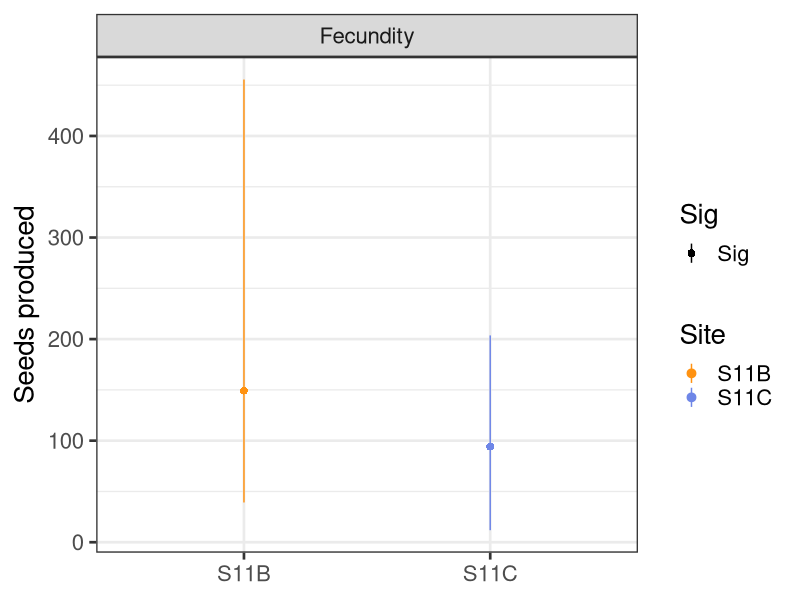
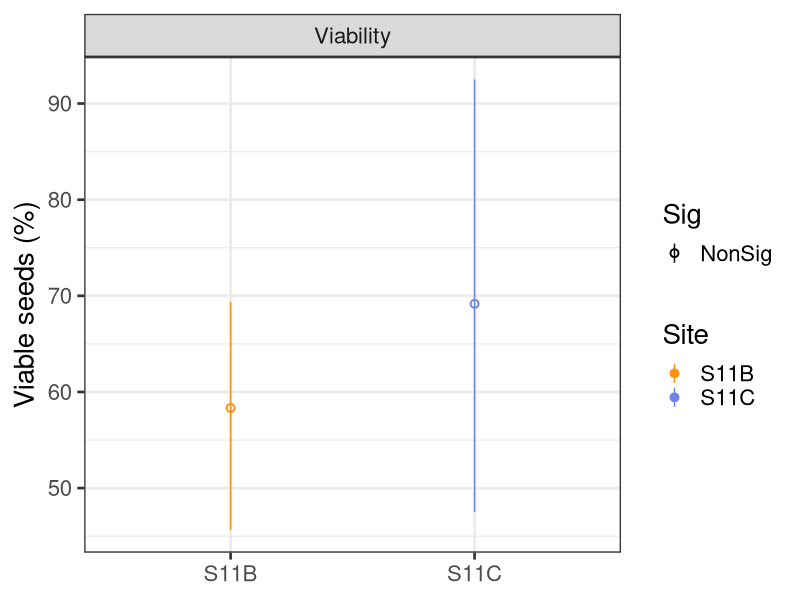
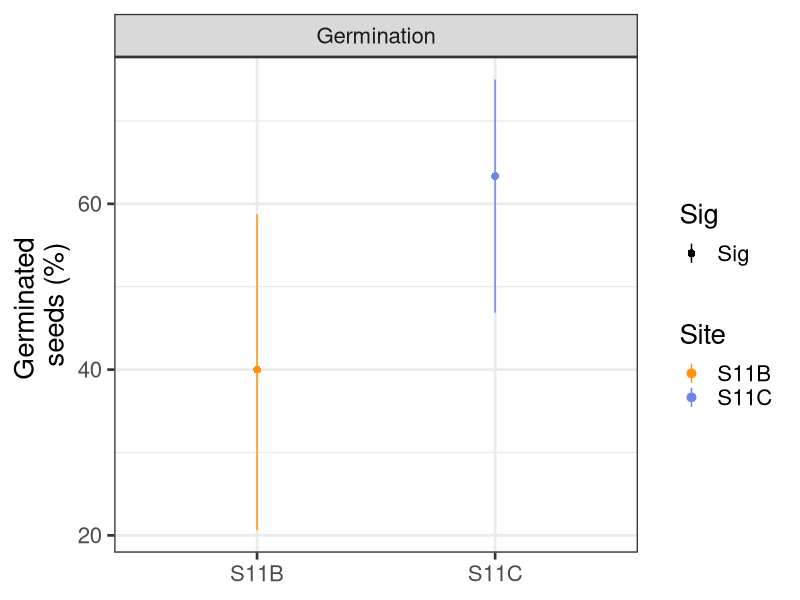
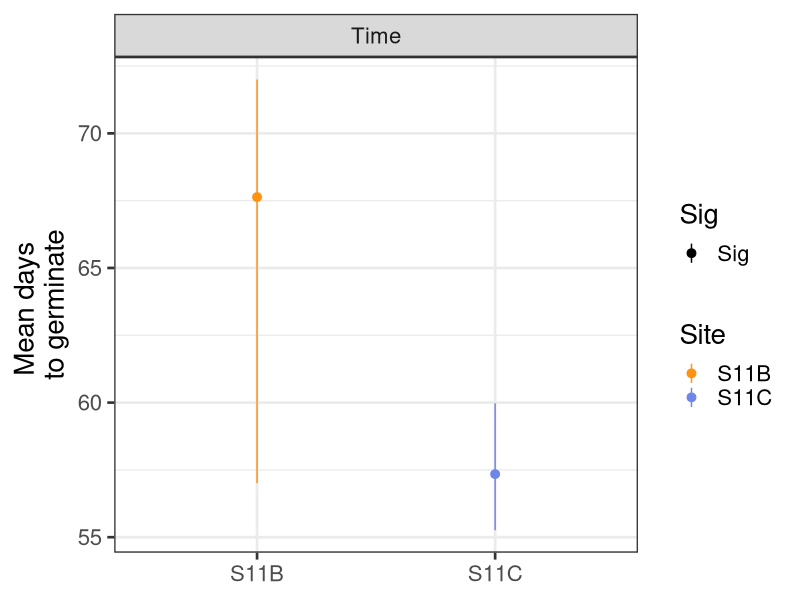
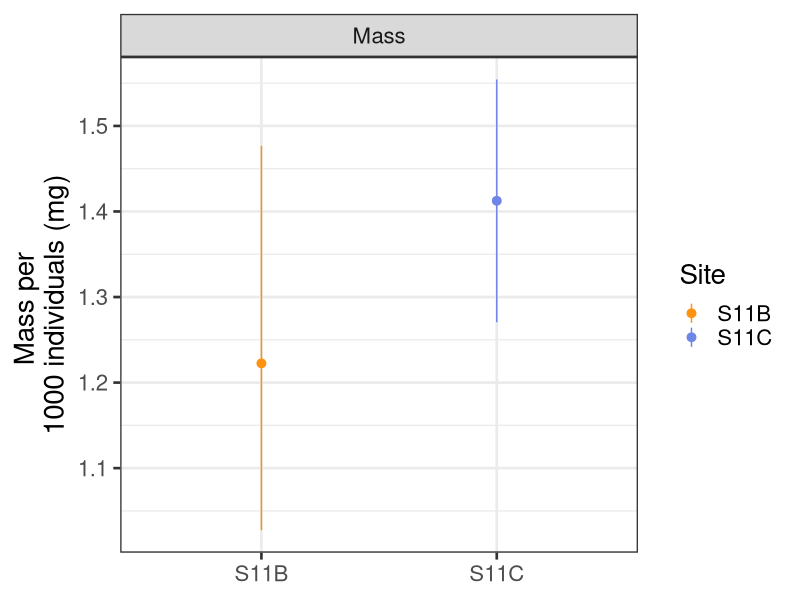
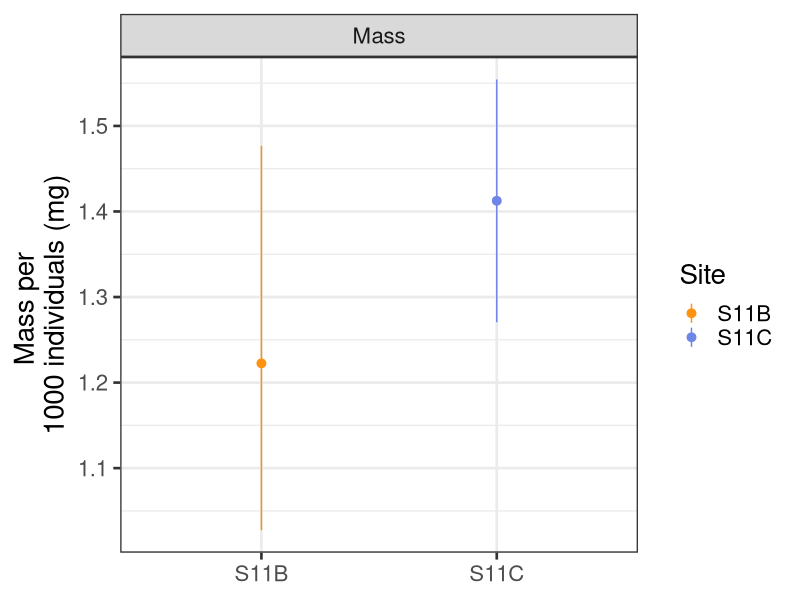
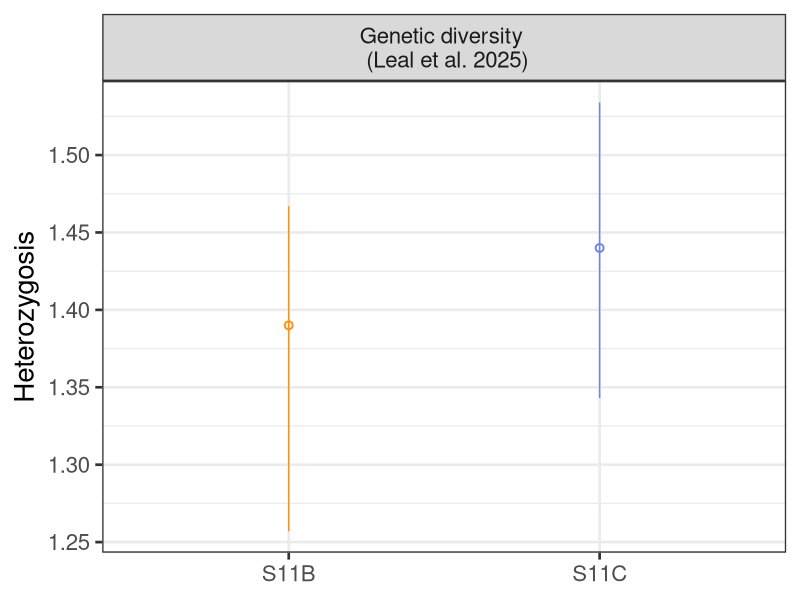

These charts were generated, in order, by the following R code: (Note: this script raises an error after producing the figures.)
#'#####################################################################
# Script for integration of seed experiments and genetic data
# from Parapiqueria cavalcantei
#
# by Gabriel Santos
# 28 July 2025
#'#####################################################################


library(ggplot2)
library(openxlsx)
library(tidyverse)


#'=============================================
#	Genetic diversity
#Baseado no artigo da Barbara Leal et al. 2025
#https://doi.org/10.1093/aob/mcaf030
#AR = Allelic Richness
#HO = Heterozigozidade observada
#HE = Heterozigozidade esperada 
#'=============================================
ARS11C<-1.440; ARS11C.conf=c(1.343,1.534)
ARS11B<-1.390; ARS11B.conf=c(1.257,1.467)



#=============================================
#	Seed experiments
#=============================================
#-----------------------------------------------------------
#	FECUNDIDADE
# Dados disponíveis em: [[Fecundidade_Parapiqueria_2023.xlsx]]
#obsidian://open?vault=Notes&file=9%20-%20ITV%2FArquivos%2FDados%20outros%20projetos%2FFecundidade_Parapiqueria_2023.xlsx
#setwd("C:\\Artigos e resumos publicados submetidos ideias\\Notes\\9 - ITV\\Arquivos\\Dados outros projetos")
#-----------------------------------------------------------
seeds<- read.xlsx("Data/Fecundity.xlsx", sheet="Fecundity")


# "ANOVA" poisson
glm(Seeds~Site, family="poisson",data=seeds)%>%summary()

#-----------------------------------------------------------
#	GERMINATION
#-----------------------------------------------------------
germination_raw <- read.xlsx("Data/Germination.xlsx", startRow = 5,sheet="Germination")

germination<-germination_raw <- read.xlsx("Data/Germination.xlsx", startRow = 5,sheet="Germination")%>% 
filter(!(Treatment %in% c("Mean","SD","Treatment")))%>%
select(Treatment,viable,"%viab","#germ.","%germ",time)%>%
mutate(across(-Treatment, as.numeric))

colnames(germination)<-c("Site","Viables","Viab.rate","Germinated","Germ.rate","Time")

#colnames(dadosclean)<-c("Riacho","Viaveis","Viab.rate","Germinada","Germ.rate","Tempo")

t.test(germination$Germinated~ germination$Site)
t.test(germination$Germ.rate~ germination$Site)
t.test(germination$Time~ germination$Site)  
t.test(germination$Viab.rate~ germination$Site)  


# Check if both streams have six replicates
ndados<-table(germination$Site)
ndados[1] == ndados[2]


#-----------------------------------------------------------
#	SEED MASS
#-----------------------------------------------------------

mass<- read.xlsx("Data/Germination.xlsx", startRow = 8,sheet="Mass")
massclean<-mass%>%filter(!(Group %in% 
	c("Mean","SD","Seeds from stream S11B","Group")))%>%
mutate(Site=c(rep("S11C",8),rep("S11B",8)))

colnames(massclean)<-c("Group","Mass","Site")


t.test(as.numeric(massclean$Mass)~massclean$Site)



#===========================================================
#	PLOTS ------
#===========================================================

# Seeds produced

seedsplot<-seeds%>%
 group_by(Site)%>%
 summarise(Mean=mean(Seeds),
	SD=sd(Seeds),
	lower95=quantile(Seeds,.025),          # Mais efetivo para caracterizar a distribuição                                                   empiríca não normal de uma amostra.
	higher95=quantile(Seeds,.975))%>%
mutate(Sig="Sig")%>%
mutate(Facet_name="Fecundity")%>%
ggplot(.,aes(x=Site,y=Mean))+
geom_pointrange(aes(ymin=lower95,ymax=higher95,linetype=Sig,color=Site,shape=Sig))+
scale_color_manual(values=c("#ff9211","#6e86e7"))+
scale_linetype_manual(values=c(1))+
facet_grid(.~Facet_name)+
labs(y="Seeds produced",
	x=NULL)+
theme_bw(base_size=20)

seedsplot


# Viable seeds
viabplot<-germination%>%
pivot_longer(!Site,names_to="VAR",values_to="Values")%>%
filter(VAR =="Viab.rate")%>%
group_by(Site,VAR)%>%
summarise(Mean=mean(Values),
		SD=sd(Values),
		lower95=quantile(Values,.025),          # Mais efetivo para caracterizar a distribuição                                                   empiríca não normal de uma amostra.
		higher95=quantile(Values,.975))%>%
mutate(Sig=case_when(VAR == "Viab.rate" ~"NonSig"))%>%
mutate(Site=ifelse(Site=="Riacho 1","S11C","S11B"))%>%
mutate(VAR=factor(VAR, levels = c("Germ.rate","Time","Viab.rate")))%>%
mutate(Facet_name="Viability")%>%
ggplot(.,aes(x=Site,y=Mean))+
geom_pointrange(aes(ymin=lower95,ymax=higher95,linetype=Sig,color=Site,shape=Sig))+
scale_color_manual(values=c("#ff9211","#6e86e7"))+
scale_shape_manual(values=c(21,19))+
scale_linetype_manual(values=c(1))+
facet_grid(.~Facet_name)+
labs(y="Viable seeds (%)",
	x=NULL)+
theme_bw(base_size=20)

viabplot


# Germinated seeds
germplot<-germination%>%
pivot_longer(!Site,names_to="VAR",values_to="Values")%>%
filter(VAR =="Germ.rate")%>%
group_by(Site,VAR)%>%
summarise(Mean=mean(Values),
		SD=sd(Values),
		lower95=quantile(Values,.025),          # Mais efetivo para caracterizar a distribuição                                                   empiríca não normal de uma amostra.
		higher95=quantile(Values,.975))%>%
mutate(Sig=case_when(VAR == "Germ.rate" ~"Sig"))%>%
mutate(Site=ifelse(Site=="Riacho 1","S11C","S11B"))%>%
mutate(VAR=factor(VAR, levels = c("Germ.rate","Time","Viab.rate")))%>%
mutate(Facet_name="Germination")%>%
ggplot(.,aes(x=Site,y=Mean))+
geom_pointrange(aes(ymin=lower95,ymax=higher95,linetype=Sig,color=Site,shape=Sig))+
scale_color_manual(values=c("#ff9211","#6e86e7"))+
#scale_shape_manual(values=c(21,19))+
scale_linetype_manual(values=c(1))+
facet_grid(.~Facet_name)+
labs(y="Germinated \nseeds (%)",
	x=NULL)+
theme_bw(base_size=20)

germplot

# Time = Mean days to germinate
germTimeplot<-germination%>%
pivot_longer(!Site,names_to="VAR",values_to="Values")%>%
filter(VAR =="Time")%>%
group_by(Site,VAR)%>%
summarise(Mean=mean(Values),
		SD=sd(Values),
		lower95=quantile(Values,.025),          # Mais efetivo para caracterizar a distribuição                                                   empiríca não normal de uma amostra.
		higher95=quantile(Values,.975))%>%
mutate(Sig=case_when(VAR == "Viab.rate" ~"NonSig",
			   VAR == "Germ.rate" ~"Sig",
			   VAR == "Time" ~"Sig"))%>%
mutate(Site=ifelse(Site=="Riacho 1","S11C","S11B"))%>%
mutate(VAR=factor(VAR, levels = c("Germ.rate","Time","Viab.rate")))%>%
mutate(Facet_name="Time")%>%
ggplot(.,aes(x=Site,y=Mean))+
geom_pointrange(aes(ymin=lower95,ymax=higher95,linetype=Sig,color=Site,shape=Sig))+
scale_color_manual(values=c("#ff9211","#6e86e7"))+
scale_shape_manual(values=c(19))+
scale_linetype_manual(values=c(1))+
facet_grid(.~Facet_name)+
labs(y="Mean days \nto germinate",
	x=NULL)+
theme_bw(base_size=20)

germTimeplot




# Mass
massplot<-massclean%>%
group_by(Site)%>%
mutate(Mass=as.numeric(Mass)*1000)%>%
summarise(Mean=mean(Mass),
		SD=sd(Mass),
		lower95=quantile(Mass,.025),          # Mais efetivo para caracterizar a distribuição                                                   empiríca não normal de uma amostra.
		higher95=quantile(Mass,.975))%>%
mutate(VAR="Mass \n(1000 sementes)")%>%
mutate(Facet_name="Mass")%>%
ggplot(.,aes(x=Site,y=Mean))+
geom_pointrange(aes(ymin=lower95,ymax=higher95,color=Site),linetype=1,shape=19)+
scale_color_manual(values=c("#ff9211","#6e86e7"))+
  scale_linetype_manual(values=c(1))+
  labs(y="Mass per \n1000 individuals (mg)",
	x=NULL)+
facet_grid(.~Facet_name)+
theme_bw(base_size=20)

massplot

library(cowplot)

plotlegend<-germplot+theme(legend.position="right", 
                           legend.box="vertical",
  legend.spacing.y = unit(-0.1, "cm")  # Ajuste o valor conforme necessário
  )

legend_grob <- get_plot_component(plotlegend, 
                                  'guide-box', 
                                  return_all = TRUE)


massplot

# Genetic data plot
genplot<-data.frame(Site=c("S11C","S11B"),
	     Div=c(ARS11C,ARS11B),
		lower=c(ARS11C.conf[1],ARS11B.conf[1]),
		higher=c(ARS11C.conf[2],ARS11B.conf[2]))%>%
mutate(VAR="Gen.Div")%>%
mutate(Facet_name="Genetic diversity \n (Leal et al. 2025)")%>%
ggplot(.,aes(x=Site,y=Div))+
geom_pointrange(aes(ymin=lower,ymax=higher,color=Site),linetype=1,shape=21)+
scale_color_manual(values=c("#ff9211","#6e86e7"))+
labs(y="Heterozygosis",
	x=NULL)+
facet_grid(.~Facet_name)+
theme_bw(base_size=20)+
#theme(strip.background =element_rect(fill="tomato"))+
theme(legend.position="none")

genplot

#-----------------------------------------------------------
#      Merge all plots
#-----------------------------------------------------------
MergedPlots<-plot_grid(ncol=3,  align = "v",
  axis = "l",
	seedsplot+theme(
		legend.position="none"),
	massplot+theme(
		legend.position="none"),
	germplot+theme(
		legend.position="none"),
	germTimeplot +theme(
		legend.position="none"),
  viabplot+theme(
    legend.position="none"),
#	genplot+theme(
#		legend.position="none")+s
#cale_y_continuous(breaks=c(1.3,1.4,1.5))
cowplot::ggdraw() + 
  cowplot::draw_grob(legend_grob, scale = 0.8)  # Reduz em 80%
)	

MergedPlots


ggsave(
 filename = "Figures/Raw figures/figura 7.pdf",
  plot = MergedPlots,
  device = "pdf",
  width = 24,        
 height = 13,        
  units = "cm",
 dpi = 300           
)
